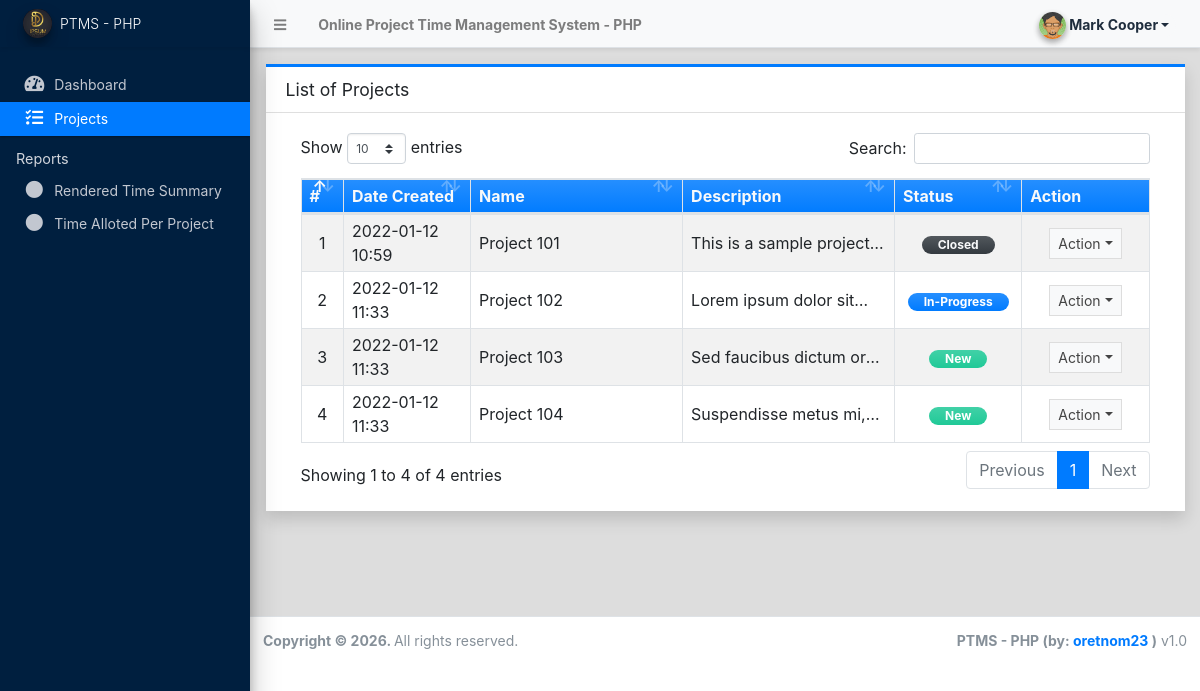
The app's page /?page=projects (signed in) with its own data.
### tables this page shows
CREATE TABLE IF NOT EXISTS `project_list` (
  `id` int(30) NOT NULL AUTO_INCREMENT,
  `name` text NOT NULL,
  `description` text NOT NULL,
  `status` tinyint(1) NOT NULL DEFAULT 0 COMMENT '0= New, 1= In-Progress, 2= Closed',
  `delete_flag` tinyint(1) NOT NULL DEFAULT 0,
  `date_created` datetime NOT NULL DEFAULT current_timestamp(),
  `date_updated` datetime DEFAULT NULL ON UPDATE current_timestamp(),
  PRIMARY KEY (`id`)
);

### projects/index.php (the view, shortened to what this page needs)
<div class="card card-outline card-primary rounded-0 shadow">
	<div class="card-header">
		<h3 class="card-title">List of Projects</h3>
	</div>
	<div class="card-body">
		<div class="container-fluid">
        <div class="container-fluid">
			<table class="table table-bordered table-hover table-striped">
				<colgroup>
					<col width="5%">
					<col width="15%">
					<col width="25%">
					<col width="25%">
					<col width="15%">
					<col width="15%">
				</colgroup>
				<thead>
					<tr class="bg-gradient-primary text-light">
						<th>#</th>
						<th>Date Created</th>
						<th>Name</th>
						<th>Description</th>
						<th>Status</th>
						<th>Action</th>
					</tr>
				</thead>
				<tbody>
					<?php
						$i = 1;
						$qry = $conn->query("SELECT * from `project_list` where delete_flag = 0 order by `name` asc ");
						while($row = $qry->fetch_assoc()):
					?>
						<tr>
							<td class="text-center"><?php echo $i++; ?></td>
							<td class=""><?php echo date("Y-m-d H:i",strtotime($row['date_created'])) ?></td>
							<td class=""><p class="m-0 truncate-1"><?php echo $row['name'] ?></p></td>
							<td class=""><p class="m-0 truncate-1"><?php echo $row['description'] ?></p></td>
							<td class="text-center">
								<?php
									switch ($row['status']){
										case 0:
											echo '<span class="rounded-pill badge badge-success bg-gradient-teal px-3">New</span>';
											break;
										case 1:
											echo '<span class="rounded-pill badge badge-primary bg-gradient-primary px-3">In-Progress</span>';
											break;
										case 2:
											echo '<span class="rounded-pill badge badge-dark bg-gradient-dark px-3 text-light">Closed</span>';
											break;
									}
								?>
							</td>
							<td align="center">
								 <button type="button" class="btn btn-flat btn-default btn-sm dropdown-toggle dropdown-icon" data-toggle="dropdown">
				                  		Action
				                  </button>
							</td>
						</tr>
					<?php endwhile; ?>
				</tbody>
			</table>
		</div>
		</div>
	</div>
</div>

### records on screen
project_list: date_created "2022-01-12 10:59", name "Project 101", description "This is a sample…", status "Closed"
project_list: date_created "2022-01-12 11:33", name "Project 102", description "Lorem ipsum dolor…", status "In-Progress"
project_list: date_created "2022-01-12 11:33", name "Project 103", description "Sed faucibus dictum…", status "New"
project_list: date_created "2022-01-12 11:33", name "Project 104", description "Suspendisse metus…", status "New"

### other values on screen
$_settings->info('name') "Online Project Time Management System - PHP"
$_settings->userdata('firstname').' '.$_settings->userdata('lastname') "Mark Cooper"
$_settings->info('short_name') "PTMS - PHP"
